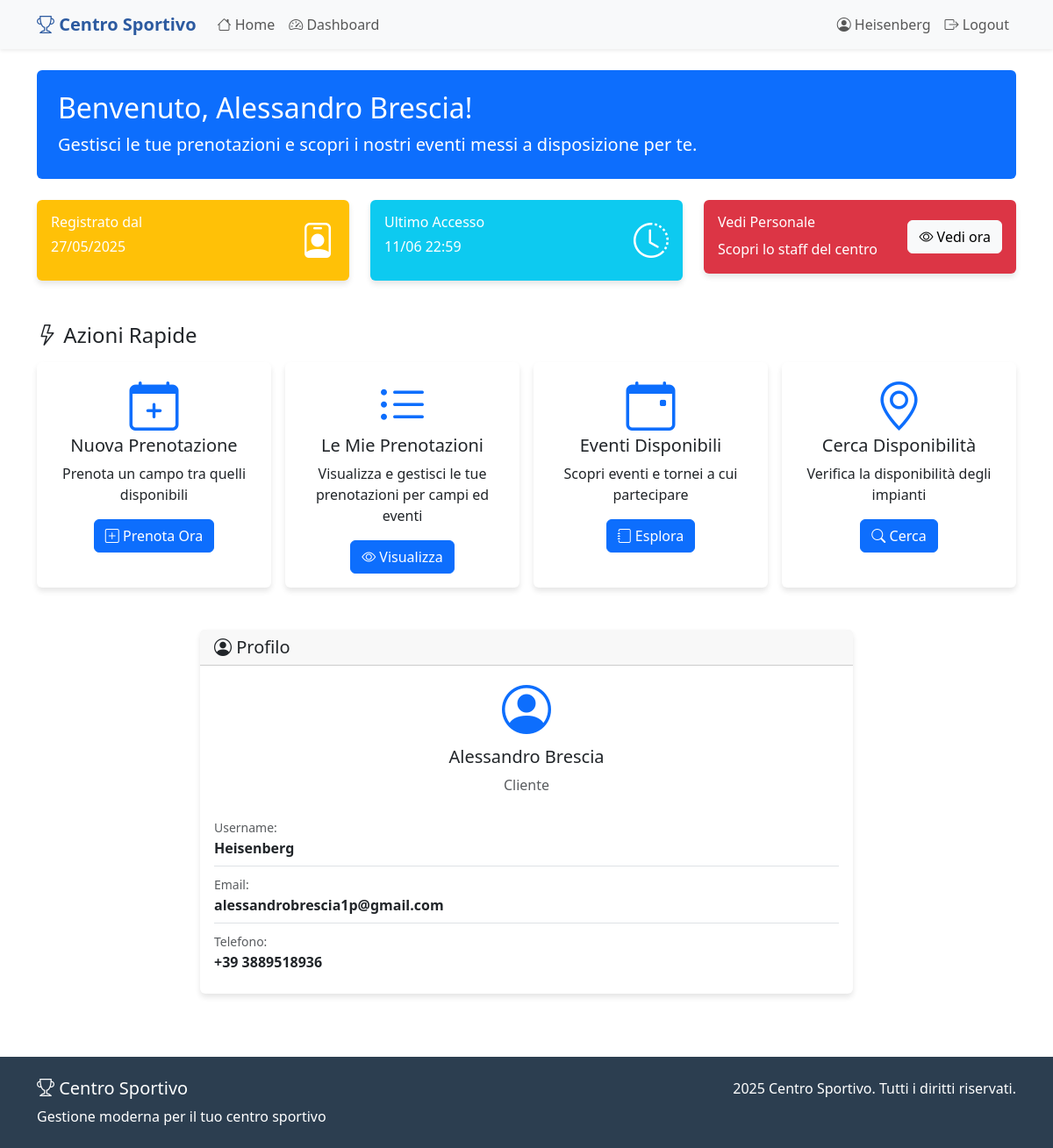
The page /dashboard/ (signed in) on the database as committed earlier.
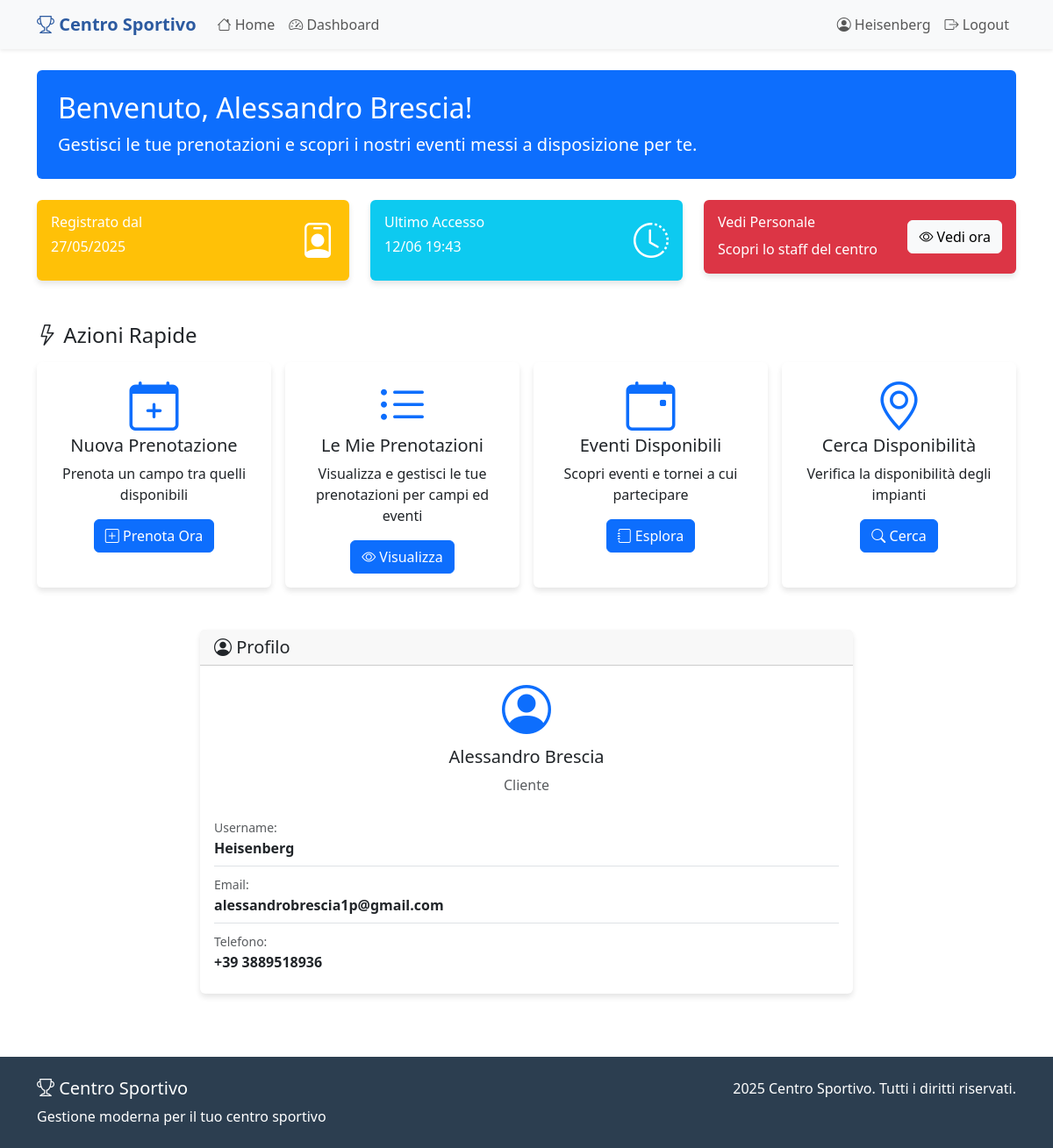
The same page on the database as committed later.
### centro_sportivo_app/models.py (models this page shows, shortened)
class Cliente(models.Model):
    username = models.CharField(max_length=15, unique=True)
    nome = models.CharField(max_length=20)
    cognome = models.CharField(max_length=20)
    email = models.EmailField(unique=True)
    telefono = models.CharField(max_length=15, blank=True)
    password = models.CharField(max_length=128)  # Password hashata
    is_active = models.BooleanField(default=True)
    codice_fiscale = models.CharField(
        max_length=16,
        blank=True,
        validators=[RegexValidator(r'^[A-Z0-9]{16}$', 'Inserisci un codice fiscale valido')]
    )
    data_registrazione = models.DateTimeField(auto_now_add=True)
    ultimo_accesso = models.DateTimeField(null=True, blank=True)
    class Meta:
        verbose_name = "Cliente"
        verbose_name_plural = "Clienti"
    def get_full_name(self):
        return f"{self.nome} {self.cognome}"

### centro_sportivo_app/views.py (the view, shortened to what this page needs)
# urls.py: path('dashboard/', views.dashboard, name='dashboard'),
def dashboard(request):
    if 'user_id' not in request.session:
        messages.error(request, 'Devi fare login per accedere.')
        return redirect('centro_sportivo_app:login')
    user_type = request.session.get('user_type')
    user_id = request.session.get('user_id')
    context = {
        'user_type': user_type,
    }
    if user_type == 'cliente':
        try:
            utente = Cliente.objects.get(pk=user_id)
            prenotazioni_attesa = Prenotazione.objects.filter(
                cliente=utente,
                stato__in=['attesa', 'annullata'],
                data__gte=timezone.now().date()
            ).count()
            eventi_iscritto = Partecipazione.objects.filter(cliente=utente).count()
            prenotazioni_recenti = Prenotazione.objects.filter(
                cliente=utente
            ).order_by('-data_creazione')[:5]
            partecipazioni_recenti = Partecipazione.objects.filter(
                cliente=utente
            ).order_by('-data_iscrizione')[:5]
            attivita_recenti = []
            for p in prenotazioni_recenti:
                attivita_recenti.append({
                    'tipo': 'prenotazione',
                    'titolo': f"Prenotazione {p.impianto.nome}",
                    'data': p.data,
                    'orario': f"{p.ora_inizio.strftime('%H:%M')}-{p.ora_fine.strftime('%H:%M')}",
                    'stato': p.stato,
                    'data_creazione': p.data_creazione,
                    'id': p.id
                })
            attivita_recenti = sorted(attivita_recenti, key=lambda x: x['data_creazione'], reverse=True)[:5]
            context.update({
                'utente': utente,
                'prenotazioni_attesa': prenotazioni_attesa,
                'eventi_iscritto': eventi_iscritto,
                'attivita_recenti': attivita_recenti
            })
        except Cliente.DoesNotExist:
            messages.error(request, 'Utente non trovato.')
            return redirect('centro_sportivo_app:login')
    else:
        messages.error(request, 'Tipo utente non valido.')
        return redirect('centro_sportivo_app:login')
    return render(request, 'centro_sportivo_app/dashboard.html', context)

### centro_sportivo_app/templates/centro_sportivo_app/dashboard.html (shortened to what the changed rows need)
{% extends 'centro_sportivo_app/base.html' %}
{% block content %}
<div class="container py-4">
    <div class="row mb-4">
        <div class="col">
            <div class="bg-primary text-white rounded p-4">
                <h2 class="mb-2">
                     Benvenuto, {{ utente.get_full_name }}!
                </h2>
                <p class="mb-0 lead">
                    {% if user_type == 'cliente' %}
                        Gestisci le tue prenotazioni e scopri i nostri eventi messi a disposizione per te.
                    {% else %}
                        Pannello di controllo per la gestione del centro sportivo.
                    {% endif %}
                </p>
            </div>
        </div>
    </div>
    <div class="row g-4 mb-5">
        {% if user_type == 'cliente' %}
            <div class="col-md-6 col-lg-4">
                <div class="card bg-warning text-white">
                    <div class="card-body">
                        <div class="d-flex justify-content-between">
                            <div>
                                <h6 class="card-title">Registrato dal</h6>
                                <h6 class="mb-0">{{ utente.data_registrazione|date:"d/m/Y" }}</h6>
                            </div>
                            <div class="align-self-center">
                                <i class="bi bi-person-badge fs-1"></i>
                            </div>
                        </div>
                    </div>
                </div>
            </div>
            <div class="col-md-6 col-lg-4">
                <div class="card bg-info text-white">
                    <div class="card-body">
                        <div class="d-flex justify-content-between">
                            <div>
                                <h6 class="card-title">Ultimo Accesso</h6>
                                <h6 class="mb-0">
                                    {% if utente.ultimo_accesso %}
                                        {{ utente.ultimo_accesso|date:"d/m H:i" }}
                                    {% else %}
                                        Primo accesso
                                    {% endif %}
                                </h6>
                            </div>
                            <div class="align-self-center">
                                <i class="bi bi-clock-history fs-1"></i>
                            </div>
                        </div>
                    </div>
                </div>
            </div>
            <div class="col-md-8 col-lg-4">
                <div class="card bg-danger text-white">
                    <div class="card-body">
                        <div class="d-flex justify-content-between">
                            <div>
                                <h6 class="card-title">Vedi Personale</h6>
                                  <h8 class="card-title">Scopri lo staff del centro</h8>
                            </div>
                            <div class="align-self-center">
                                 <a href="{% url 'centro_sportivo_app:gestione_personale' %}" class="btn btn-light">
                                    <i class="bi bi-eye "></i> Vedi ora
                                 </a>
                            </div>
                        </div>
                    </div>
                </div>
            </div>
        {% endif %}
    </div>
        <div class="col-lg-9 offset-lg-1 col-xl-8 offset-xl-2">
            <div class="card">
                <div class="card-body">
                    <div class="text-center mb-3">
                        <i class="bi bi-person-circle display-4 text-primary"></i>
                        <h5 class="mt-2">{{ utente.get_full_name }}</h5>
                        <p class="text-muted">
                            {% if user_type == 'cliente' %}
                                Cliente
                            {% else %}
                                {{ utente.get_ruolo_display }}
                            {% endif %}
                        </p>
                    </div>
                    <div class="list-group list-group-flush">
                        <div class="list-group-item px-0">
                            <small class="text-muted">Username:</small><br>
                            <strong>{{ utente.username }}</strong>
                        </div>
                        <div class="list-group-item px-0">
                            <small class="text-muted">Email:</small><br>
                            <strong>{{ utente.email }}</strong>
                        </div>
                        {% if utente.telefono %}
                        <div class="list-group-item px-0">
                            <small class="text-muted">Telefono:</small><br>
                            <strong>{{ utente.telefono }}</strong>
                        </div>
                        {% endif %}
                    </div>
                    </div>
                </div>
            </div>
        </div>
{% endblock %}

### centro_sportivo_app/templates/centro_sportivo_app/base.html (shortened to what this page needs)
<!DOCTYPE html>
<html lang="it">
<head>
    <link href="https://cdnjs.cloudflare.com/ajax/libs/bootstrap/5.3.2/css/bootstrap.min.css" rel="stylesheet">
    <link href="https://cdnjs.cloudflare.com/ajax/libs/bootstrap-icons/1.11.1/font/bootstrap-icons.min.css" rel="stylesheet">
</head>
<body class="d-flex flex-column min-vh-100">
    <nav class="navbar navbar-expand-lg navbar-light bg-light shadow-sm">
        <div class="container">
            <a class="navbar-brand" href="{% url 'centro_sportivo_app:index' %}">
                <i class="bi bi-trophy"></i> Centro Sportivo
            </a>
            <div class="collapse navbar-collapse" id="navbarNav">
                <ul class="navbar-nav me-auto">
                    <li class="nav-item">
                        <a class="nav-link" href="{% url 'centro_sportivo_app:index' %}">
                            <i class="bi bi-house"></i> Home
                        </a>
                    </li>
                    {% if request.session.user_id %}
                        <li class="nav-item">
                            <a class="nav-link" href="{% url 'centro_sportivo_app:dashboard' %}">
                                <i class="bi bi-speedometer2"></i> Dashboard
                            </a>
                        </li>
                    {% endif %}
                </ul>
                                <ul class="navbar-nav">
                    {% if request.session.user_id %}
                        <li class="nav-item">
                            <span class="nav-link">
                                <i class="bi bi-person-circle"></i> {{ request.session.full_name }}
                            </span>
                        </li>
                        <li class="nav-item">
                            <a class="nav-link" href="{% url 'centro_sportivo_app:logout' %}">
                                <i class="bi bi-box-arrow-right"></i> Logout
                            </a>
                                    </li>
                    {% endif %}
</ul>
            </div>
        </div>
    </nav>
    <main class="flex-grow-1">
        {% block content %}{% endblock %}
    </main>
    <footer class="mt-5 py-4">
        <div class="container">
            <div class="row">
                <div class="col-md-6">
                    <h5><i class="bi bi-trophy"></i> Centro Sportivo</h5>
                    <p class="mb-0">Gestione moderna per il tuo centro sportivo</p>
                </div>
                <div class="col-md-6 text-md-end">
                    <p class="mb-0">2025 Centro Sportivo. Tutti i diritti riservati.</p>
                </div>
            </div>
        </div>
    </footer>
</body>
</html>

Rows that differ between the two databases and show on the page:
changed Cliente "Alessandro Brescia": ultimo_accesso "11/06 22:59" → "12/06 19:43"
